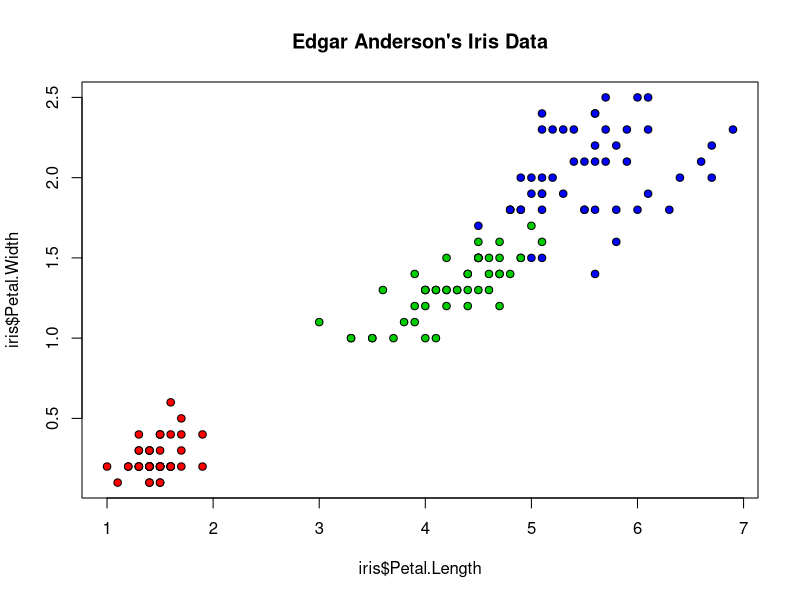
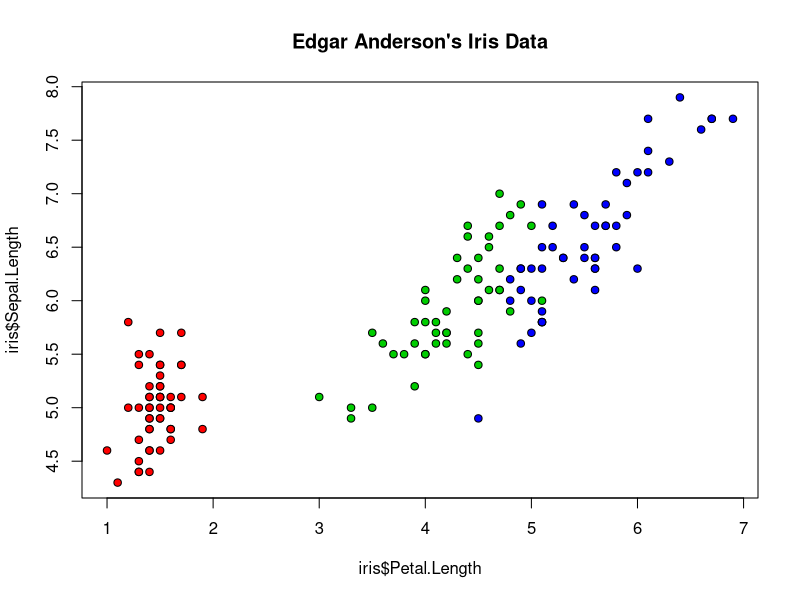
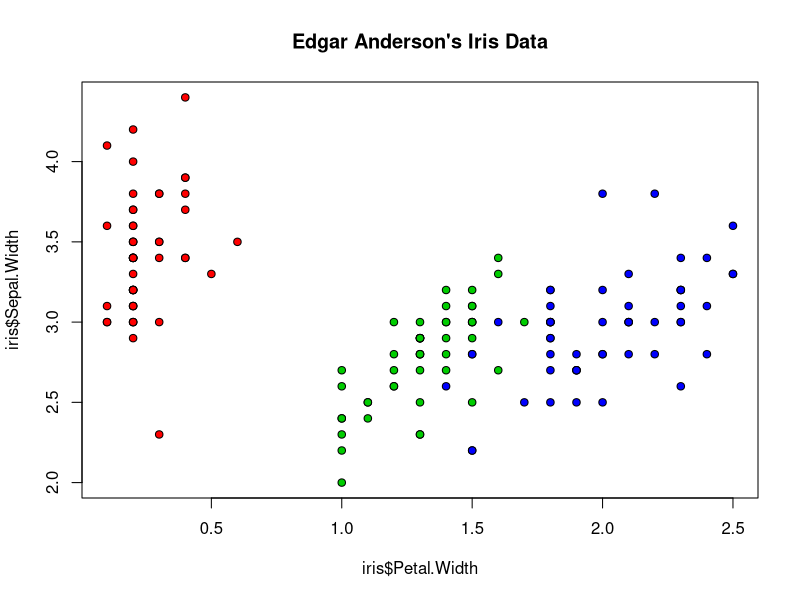
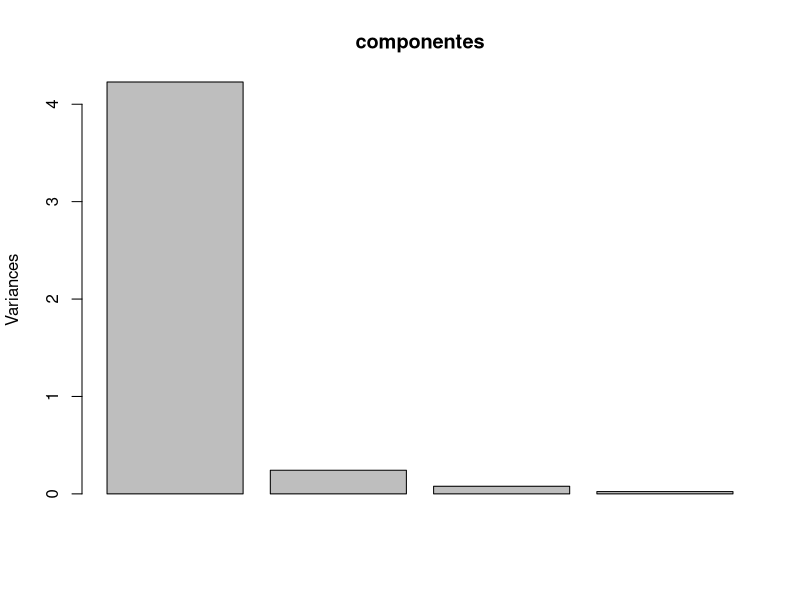
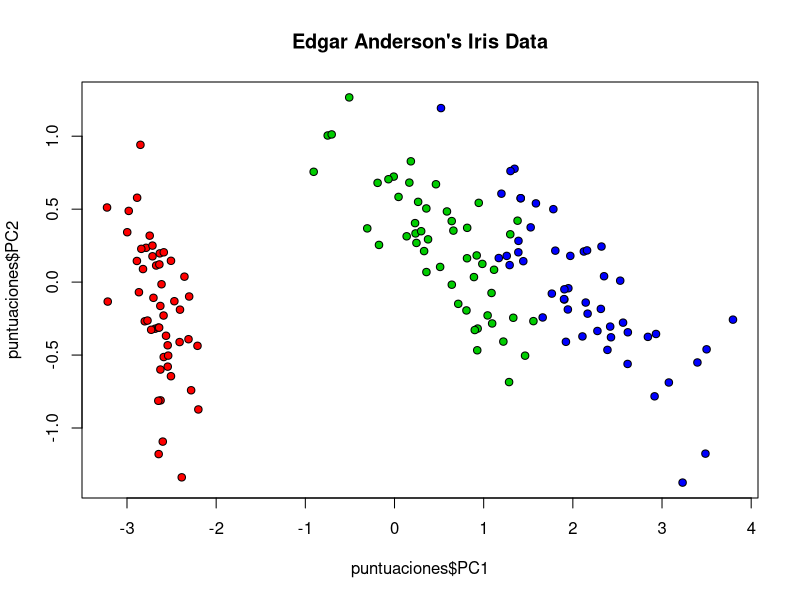
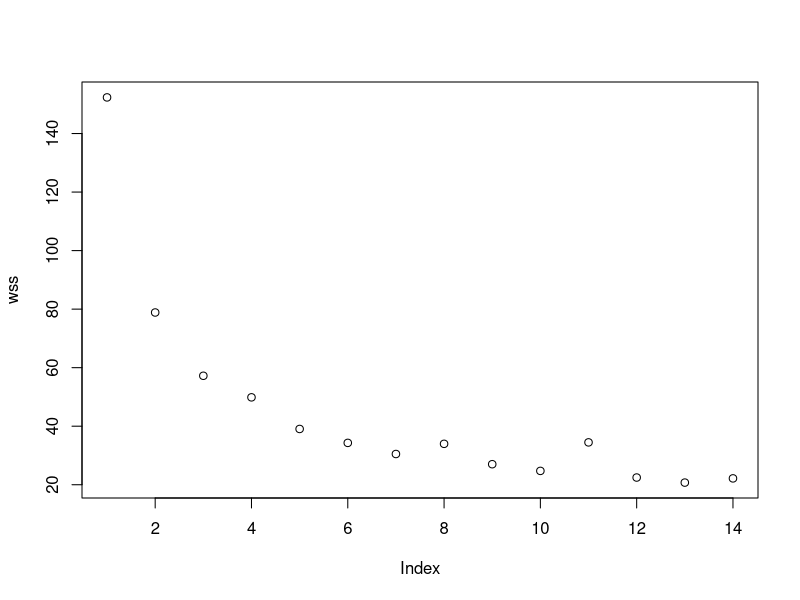

Reproduce these figures in R, in order. (Note: this script raises an error after producing the figures.)
# Carga de datos
data(iris)

# Graficamos Pétalos Contra Sépalos por cada especie
plot(iris$Petal.Length, 
     iris$Petal.Width, 
     pch=21, 
     bg=c("red","green3","blue")[iris$Species], 
     main="Edgar Anderson's Iris Data")

plot(iris$Petal.Length, 
     iris$Sepal.Length, 
     pch=21, 
     bg=c("red","green3","blue")[iris$Species], 
     main="Edgar Anderson's Iris Data")

plot(iris$Petal.Width, 
     iris$Sepal.Width, 
     pch=21, 
     bg=c("red","green3","blue")[iris$Species], 
     main="Edgar Anderson's Iris Data")

# Seleccionamos solo las columnas numéricas
data<-iris[,1:4]

# Sustituimos valores perdidos por 0

data[is.na(data)]<-0

# Componentes principales
componentes<-prcomp(data)

summary(componentes)

# Calculamos la varianza recogida por las componentes
cumsum(componentes$sdev/sum(componentes$sdev))

# Con dos componentes explicamos más del 85% de la variabilidad
plot(componentes)

# Puntuamos las componentes elegidas (En este caso sobre los mismos datos de partida)
puntuaciones<-as.data.frame(predict(componentes,data)[,1:2])

# Graficamos las plantas con las nuevas componentes
plot(puntuaciones$PC1, 
     puntuaciones$PC2, 
     pch=21, 
     bg=c("red","green3","blue")[iris$Species], 
     main="Edgar Anderson's Iris Data")

# Eliminación de atípicos (Univariante o Multivariante)


# Determinar número óptimo de clusters

Ks<-2:15

calculaWss<-function(k,data){
  
  wss<-kmeans(data,k)$tot.withinss
  
}

wss<-sapply(Ks,calculaWss,data)

plot(wss)

# 3 parece un número óptimo de clusters!!!


# Calculo centroides iniciales
centroides<-kmeans(data,3,nstart=100)$centers

# Calculo los clusters definitivos
clustersFinales<-kmeans(data,centroides$centers)

# Grafico los clusters
plot(puntuaciones$PC1, 
     puntuaciones$PC2, 
     pch=21, 
     bg=c("red","green3","blue")[clustersFinales$cluster], 
     main="Edgar Anderson's Iris Data")

# Comparamos con la verdadera pertenencia a la clase
par(mfrow=c(1,2))
plot(puntuaciones$PC1, 
     puntuaciones$PC2, 
     pch=21, 
     bg=c("red","green3","blue")[iris$Species], 
     main="Edgar Anderson's Iris Data")
plot(puntuaciones$PC1, 
     puntuaciones$PC2, 
     pch=21, 
     bg=c("red","green3","blue")[clustersFinales$cluster], 
     main="Edgar Anderson's Iris Data")
    


